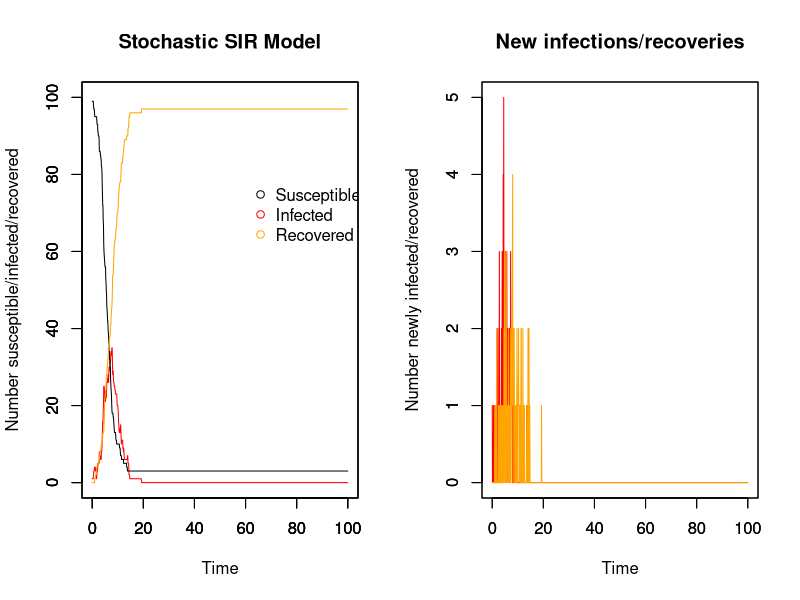

Reproduce this figure in R. (Note: this script raises an error after producing the figure.)
## Stochastic model with MCMC
## 04/11/17

##########################
## Input values for SIR ##
##########################

# Time
timestep <- 0.1
times <- seq(0, 100, by = timestep)

# Initial population: N-1 susceptible, 1 infectious, 0 recovered
init.values = c(
  S = 100-1,
  I = 1,
  R = 0
)
N = sum(init.values)

# Invent some epidemic data to fit my model to
true_infectious <- (dnorm(times, 20, 4))*N
#plot(true_infectious)

###############
## The model ##
###############

# Array for holding collective disease status information for whole period of time
data <- array(0, dim =c(length(times), length(init.values)+3))
data[,1] <- times # make first column the timesteps to make plotting easier later on
  
# R0 & duration of infectiousness
R0 <- 3
D_inf <- 2
  
# Calculating probabilities that do not change with time
p <- R0 * (timestep/(D_inf*N)) # probability of effective contact
r_t <- (1/D_inf)*timestep # Recovery rate
  
# For loops for calculating the numbers susceptible, infected, and recovered at each timepoint
for (time in times){
  if (time == 0){ # Set up the number of S/I/R at time 0
    data[1,2] <- init.values["S"] # number of susceptibles at time 0
    data[1,3] <- init.values["I"] # number of infecteds at time 0
    data[1,4] <- init.values["R"] # number of recovereds at time 0
    data[1,5] <- init.values["I"] # number newly infected at time 0
    data[1,6] <- init.values["R"] # number newly recovered at time 0
      
  } else{
    whole_time <- 1/timestep * time # makes time into the whole number that it corresponds to in the array
    foi_t <- 1 - (1 - p)^data[whole_time, 3] # Force of infection at time t, affected by the number infectious at prev t
    inf <- rbinom(1, size = data[whole_time,2], prob = foi_t) # number who become infected in this timestep
    rec <- rbinom(1, size = data[whole_time,3], prob = r_t)# number who become recovered in this timestep
      
    data[whole_time+1,2] <- data[whole_time,2] - inf # number of susceptibles at other times
      
    data[whole_time+1,3] <- data[whole_time,3]  + inf - rec # number of infecteds at other times
      
    data[whole_time+1,4] <- data[whole_time,4] + rec # number of recovereds at other times
    
    data[whole_time+1,5] <- data[whole_time+1,3] - data[whole_time,3] + data[whole_time+1,4] - data[whole_time,4] # number of newly infected
    
    data[whole_time+1,6] <- data[whole_time+1,4] - data[whole_time,4] # number of newly recovered
  }
}

###############
## SIR plots ##
###############

run_stoch <- data.frame(data) # make array into a dataframe
colnames(run_stoch) <- c("time","S", "I", "R", "new_I", "new_R")

par(mfrow = c(1,2))

# Plot for SIR model
plot(x = run_stoch$time, y = run_stoch$I, type = "line", col = "red", ylim = c(0,N),
     xlab = "Time", ylab = "Number susceptible/infected/recovered", main = "Stochastic SIR Model")
par(new=T)
plot(x = run_stoch$time, y = run_stoch$S, type = "line", ylim = c(0,N), ylab = "", xlab = "") # add susceptible line
par(new=T)
plot(x = run_stoch$time, y = run_stoch$R, type = "line", col = "orange", ylim = c(0,N), ylab = "", xlab = "") # recovered

# Add legend
legend(60, 0.8*N, c("Susceptible", "Infected", "Recovered"), pch = 1, col = c("black", "red", "orange"), bty = "n")

# Plot for newly infected and newly recovered
plot(x = run_stoch$time, y = run_stoch$new_I, type = "line", col = "red", ylim = c(0,max(run_stoch$new_I)),
     xlab = "Time", ylab = "Number newly infected/recovered", main = "New infections/recoveries")
par(new=T)
plot(x = run_stoch$time, y = run_stoch$new_R, type = "line", col = "orange", ylim = c(0,max(run_stoch$new_I)), ylab = "", xlab = "") # add susceptible line

##################################
## Likelihood, prior, posterior ##
##################################

likelihood <- function(param){
  beta = as.numeric(param[1])
  gamma = as.numeric(param[2])
  #sum_betagamma = array(dim = c(nrow(run_stoch), 1))
  total = 0
  
  for (i in 1:nrow(run_stoch)){
  betalikelihood = dbinom(run_stoch$new_I, run_stoch$S, (1-(exp(-beta*run_stoch$I*timestep))), log = T)
  gammalikelihood = dbinom(run_stoch$new_R, run_stoch$I, (1-(exp(-gamma*timestep))), log = T)
  #sum_betagamma[i] = betalikelihood + gammalikelihood
  #print(sum_betagamma[i])
  total = total + (betalikelihood + gammalikelihood)
  }
  #total_sum = sum(sum_betagamma)
  #print(total_sum)
  print(sum(total))
  return(sum(total))
}

# sum_betagamma = array(dim = c(nrow(run_stoch), 1))
# 
# for (i in 1:nrow(run_stoch)){
#   betalikelihood = dbinom(run_stoch$new_I, run_stoch$S, (1-(exp(-0.1*run_stoch$I*timestep))), log = T)
#   gammalikelihood = dbinom(run_stoch$new_R, run_stoch$I, (1-(exp(-0.2*timestep))), log = T)
#   sum_ll = betalikelihood + gammalikelihood
#   sum_betagamma[i] = sum_ll
#   print(sum_betagamma[i])
# }

# Prior distribution
prior <- function(param){
  beta = as.numeric(param[1])
  gamma = as.numeric(param[2])
  
  betaprior = dunif(beta, min = 0, max = 100, log = T)
  gammaprior = dunif(gamma, min = 0, max = 100, log = T)
  print(betaprior + gammaprior)
  return(betaprior + gammaprior)
}

# Posterior distribution
posterior <- function(param){
  return (likelihood(param) + prior(param))
}

proposalfunction <- function(param){ # beta and gamma need to be >0
  
  # beta_prop = rnorm(1, mean = param[1], sd = 1)
  # gamma_prop = rnorm(1, mean = param[2], sd = 1)
  beta_prop = runif(1, min = 0, max = 10)
  gamma_prop = runif(1, min = 0, max = 10)
  
  #print(c(beta_prop, gamma_prop))
  return(c(beta_prop, gamma_prop))
}

run_metropolis_MCMC <- function(startvalue, iterations){
  chain = array(dim = c(iterations+1,2))
  chain[1,] = startvalue
  for (i in 1:iterations){
    proposal = proposalfunction(chain[i,])
    
    # if (proposal[1] < 0.0 | proposal[2] < 0.0){
    #   chain[i+1,] = chain[i,]
    # }
    # else{
      probab = exp(posterior(proposal) - posterior(chain[i,]))
      if (runif(1) < probab){
        chain[i+1,] = proposal
      }else{
        chain[i+1,] = chain[i,]
        }
      #}
  }
  return(chain)
}

# Where to start the chain
startvalue <- c(0.1,0.1)

# Number of runs
iterations = 10000
#set.seed(4)
chain <- run_metropolis_MCMC(startvalue, iterations)

# The beginning of the chain is biased towards the starting point, so take them out
# normally burnin is 10%-50% of the runs
burnIn = 0.1*iterations
acceptance <- 1-mean(duplicated(chain[-(1:burnIn),]))

################
## MCMC Plots ##
################

par(mfrow = c(2,2))

hist(chain[-(1:burnIn),1],nclass=30, main="Posterior of beta")
abline(v = mean(chain[-(1:burnIn),1]), col = "red")

hist(chain[-(1:burnIn),2],nclass=30, main="Posterior of gamma")
abline(v = mean(chain[-(1:burnIn),2]), col = "red")

plot(chain[-(1:burnIn),1], type = "l", main = "Chain values of beta")

plot(chain[-(1:burnIn),2], type = "l", main = "Chain values of gamma")

########################################################################################################################

########################################################################################################################
